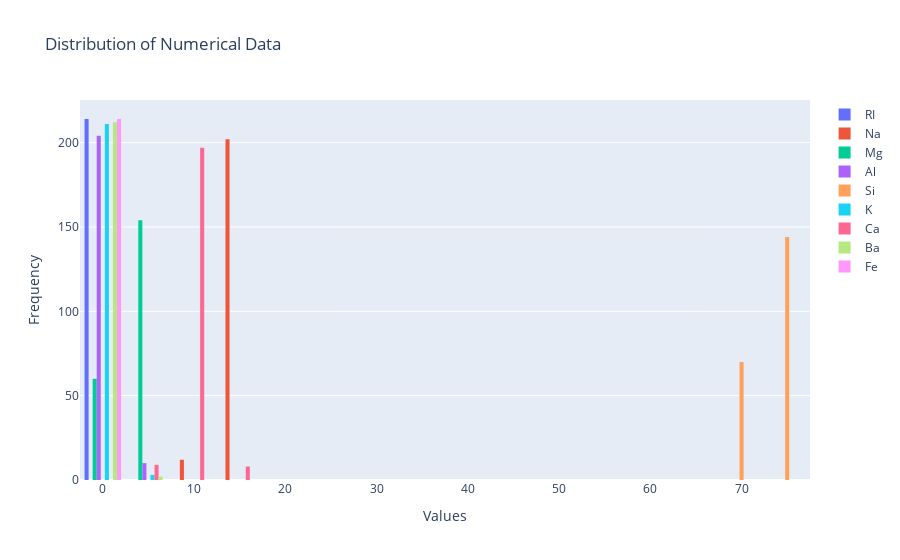

The code cell stored with this chart in its notebook:
### Markdown cell above
Look at numerical data distribution

### Code cell
# Create a histogram for each numerical column
fig = go.Figure()
for column in ['RI', 'Na', 'Mg', 'Al', 'Si', 'K', 'Ca', 'Ba', 'Fe']:
    fig.add_trace(go.Histogram(x=df[column], name=column))

fig.update_layout(
    title="Distribution of Numerical Data",
    xaxis_title="Values",
    yaxis_title="Frequency"
)

fig.show()

### Figure 1 — Plotly figure (JSON) as saved in the notebook; plotly's stock layout.template omitted (floating-point values rounded to 4 significant figures; data arrays with more than 128 entries replaced by an {"elided": "..."} marker saying what was removed)
{"data": [{"name": "RI", "type": "histogram", "x": {"elided": "214 float values"}}, {"name": "Na", "type": "histogram", "x": {"elided": "214 float values"}}, {"name": "Mg", "type": "histogram", "x": {"elided": "214 float values"}}, {"name": "Al", "type": "histogram", "x": {"elided": "214 float values"}}, {"name": "Si", "type": "histogram", "x": {"elided": "214 float values"}}, {"name": "K", "type": "histogram", "x": {"elided": "214 float values"}}, {"name": "Ca", "type": "histogram", "x": {"elided": "214 float values"}}, {"name": "Ba", "type": "histogram", "x": {"elided": "214 float values"}}, {"name": "Fe", "type": "histogram", "x": {"elided": "214 float values"}}], "layout": {"autosize": true, "title": {"text": "Distribution of Numerical Data"}, "xaxis": {"autorange": true, "range": [-2.5, 77.5], "title": {"text": "Values"}, "type": "linear"}, "yaxis": {"autorange": true, "range": [0, 225.3], "title": {"text": "Frequency"}}}}
